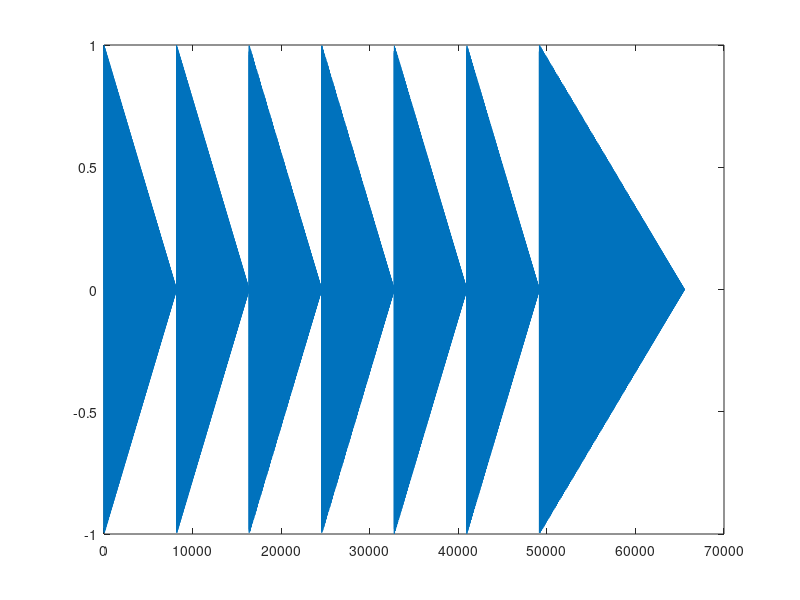

Write MATLAB code to recreate this figure.
Fs = 8192; %matlab默认采样率
x = linspace(0,2*pi,Fs); %从0到周期2pi，取Fs个数(Fs为采样率)
y_1 = sin(x);
%plot(x,y1)
%sound(y1,Fs) %∵采样率(每秒采样的个数)为8192,但是这个波形一个周期有8192个点 
            %∴一秒只采样了一个周期，
y_2 = sin(2*x); %周期为pi(变为2Hz)
y_3 = sin(440*x); %440Hz
y_4 = sin(500*x); %500Hz
%测试声音请在command窗口(错错错错)，函数文件才能在命令行窗口直接调用
%说明：音色和采样率无关，只和频率有关
%sound(y_3,Fs)
%sound(y_4,Fs)

x = linspace(0,2*pi,Fs);
x2 = linspace(0,4*pi,Fs*2); %延时这个音的话，周期需要变为两倍，同时采样率也得两倍

freqs = [523,587,659,698,783,880,988];
y1 = (1-x/(2*pi)) .* sin(freqs(1)*x); %列表索引从1开始
y2 = (1-x/(2*pi)) .* sin(freqs(1)*x);
y3 = (1-x/(2*pi)) .* sin(freqs(5)*x);
y4 = (1-x/(2*pi)) .* sin(freqs(5)*x);
y5 = (1-x/(2*pi)) .* sin(freqs(6)*x);
y6 = (1-x/(2*pi)) .* sin(freqs(6)*x);
y7 = (1-x2/(4*pi)) .* sin(freqs(5)*x2);

y_list = [y1,y2,y3,y4,y5,y6,y7];
plot(y_list)
%sound(y_list,Fs)